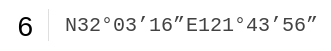
   <widget class="QFrame" name="frame_9">
    <property name="geometry">
     <rect>
      <x>140</x>
      <y>470</y>
      <width>331</width>
      <height>51</height>
     </rect>
    </property>
    <property name="styleSheet">
     <string notr="true">QFrame{
background: #FFFFFF;
border: 0px;
border-radius:5px;
}
QLineEdit{
font-family: Consolas;
font-size: 20px;
color: #424242;
background: rgb(0,0,0,0);
border:0px;
}
QLabel{
font-family: &quot;微软雅黑&quot;;
font-size: 20px;
color: #424242;
}</string>
    </property>
    <property name="frameShape">
     <enum>QFrame::StyledPanel</enum>
    </property>
    <property name="frameShadow">
     <enum>QFrame::Raised</enum>
    </property>
    <widget class="QFrame" name="frame_17">
     <property name="geometry">
      <rect>
       <x>48</x>
       <y>9</y>
       <width>1</width>
       <height>32</height>
      </rect>
     </property>
     <property name="styleSheet">
      <string notr="true">background: rgb(0, 0, 0, 0); 
border:1px solid #dfdfdf; </string>
     </property>
     <property name="frameShape">
      <enum>QFrame::StyledPanel</enum>
     </property>
     <property name="frameShadow">
      <enum>QFrame::Raised</enum>
     </property>
    </widget>
    <widget class="QLineEdit" name="lineEdit_lat_8">
     <property name="enabled">
      <bool>true</bool>
     </property>
     <property name="geometry">
      <rect>
       <x>63</x>
       <y>10</y>
       <width>131</width>
       <height>30</height>
      </rect>
     </property>
     <property name="font">
      <font>
       <family>Consolas</family>
       <pointsize>-1</pointsize>
      </font>
     </property>
     <property name="focusPolicy">
      <enum>Qt::ClickFocus</enum>
     </property>
     <property name="styleSheet">
      <string notr="true"/>
     </property>
     <property name="text">
      <string>N32°03’16”</string>
     </property>
     <property name="cursorMoveStyle">
      <enum>Qt::LogicalMoveStyle</enum>
     </property>
    </widget>
    <widget class="QLineEdit" name="lineEdit_lng_8">
     <property name="enabled">
      <bool>true</bool>
     </property>
     <property name="geometry">
      <rect>
       <x>180</x>
       <y>10</y>
       <width>141</width>
       <height>30</height>
      </rect>
     </property>
     <property name="font">
      <font>
       <family>Consolas</family>
       <pointsize>-1</pointsize>
      </font>
     </property>
     <property name="focusPolicy">
      <enum>Qt::StrongFocus</enum>
     </property>
     <property name="styleSheet">
      <string notr="true"/>
     </property>
     <property name="text">
      <string> E121°43’56”</string>
     </property>
    </widget>
    <widget class="QPushButton" name="pushButton_jia3_7">
     <property name="geometry">
      <rect>
       <x>0</x>
       <y>0</y>
       <width>51</width>
       <height>51</height>
      </rect>
     </property>
     <property name="font">
      <font>
       <pointsize>-1</pointsize>
      </font>
     </property>
     <property name="styleSheet">
      <string notr="true">QPushButton{
background-color: rgb(0,0,0,0);
border: none;
border-radius: 5px;
color: black;
font-familay : &quot;微软雅黑&quot;;
font-size: 28px;
}

QPushButton:clicked{
background-color: #EAEAEA;
border:none;
border-radius: 5px;
color: #FF8C00;
font-familay : &quot;微软雅黑&quot;;
font-size: 28px;
}

QPushButton:disabled{
border: 2px solid #C7C7C7;
border-radius: 5px;
color: #C7C7C7;
font-familay : &quot;微软雅黑&quot;;
font-size: 28px;
}

QPushButton:checked{
background-color: #FF8C00;
border: 0px;
border-radius: 5px;
color: #FFFFFF;
font-familay : &quot;微软雅黑&quot;;
font-size: 28px;
}</string>
     </property>
     <property name="text">
      <string>6</string>
     </property>
    </widget>
   </widget>
